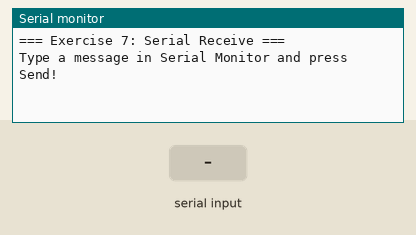
The sketch below on a simulated Arduino Uno, built with avr-gcc and run on an emulated ATmega328P. Shown: the last lines printed to the serial monitor. The inputs (shaded band) are chosen by the test bench.

Above: at 1.2 s.
1.3 s: byte 30 received over Serial
At 2.4 s:
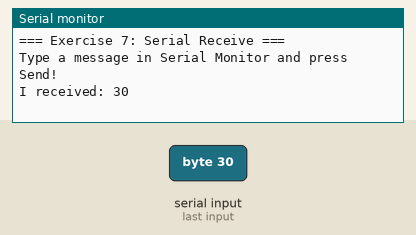
2.8 s: byte 90 received over Serial
At 3.5 s:
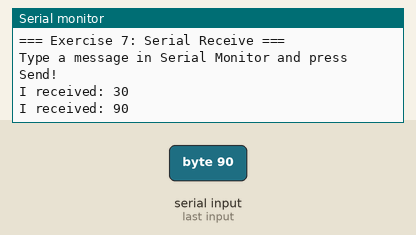
4.3 s: byte 120 received over Serial
At 4.7 s:
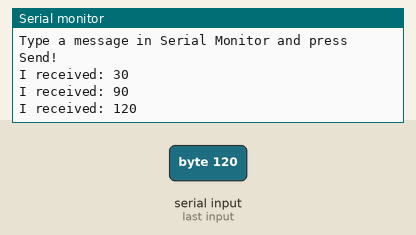

The sketch:

sketch.ino
```cpp
// Lab 5 - Exercise 7: Serial Monitor Send & Receive
// Exact lab code from 5-Analog.pdf + helpful output added

int incomingByte = 0;  // for incoming serial data

void setup() {
  Serial.begin(9600);
  Serial.println("=== Exercise 7: Serial Receive ===");
  Serial.println("Type a message in Serial Monitor and press Send!");
}

void loop() {
  // send data only when you receive data:
  if (Serial.available() > 0) {
    // read the incoming byte:
    incomingByte = Serial.read();

    // say what you got:
    Serial.print("I received: ");
    Serial.println(incomingByte, DEC);  // prints as decimal number
  }
}
```

Measured:
- after the input at 1.3 s, the serial monitor: prints a new line at once (image 1)
- after the input at 2.8 s, the serial monitor: prints a new line at once (image 2)
- after the input at 4.3 s, the serial monitor: prints a new line at once (image 3)
